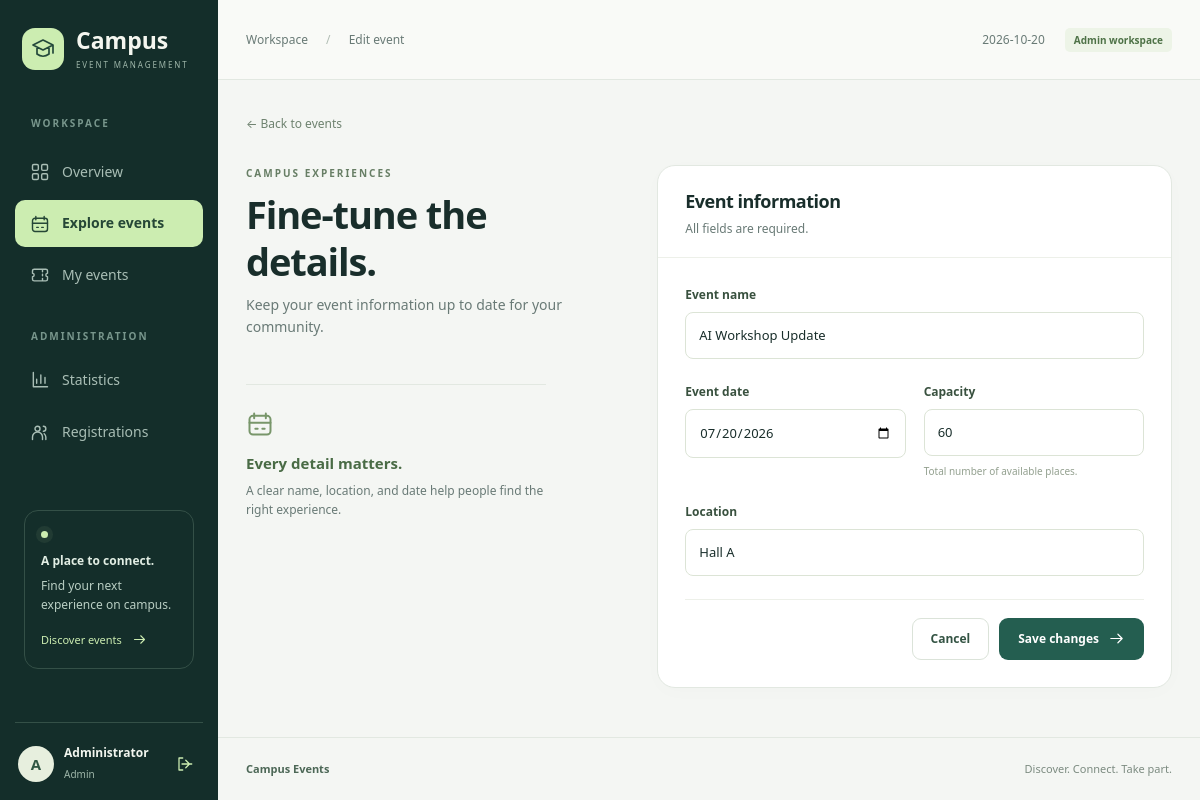
The page /edit-event/1 (signed in) on the database its author committed.
### tables this page shows
CREATE TABLE Events (
    event_id INTEGER PRIMARY KEY AUTOINCREMENT,
    name TEXT NOT NULL,
    date TEXT NOT NULL,
    location TEXT NOT NULL,
    capacity INTEGER NOT NULL
);

### app.py (the view, shortened to what this page needs)
@app.route("/edit-event/<int:event_id>", methods=["GET", "POST"])
@admin_required
def edit_event_page(event_id):
    event = get_event_by_id(event_id)
    if not event:
        return "Event not found", 404
    return render_template(
        "edit_event.html",
        event=event
    )

### app.py (called while the page is built)
@app.context_processor
def ui_context():
    from datetime import date
    return {"today": date.today().isoformat()}

def admin_required(f):
    @wraps(f)
    def decorated_function(*args, **kwargs):
        if session.get("role") != "Admin":
            return render_template("403.html"), 403
        return f(*args, **kwargs)
    return decorated_function

### database.py (called while the page is built)
def get_connection():
    conn = sqlite3.connect(Path(__file__).resolve().parent / "database.db")
    conn.row_factory = sqlite3.Row
    return conn

def get_event_by_id(event_id):
    conn = get_connection()
    conn.row_factory = sqlite3.Row
    cursor = conn.cursor()
    cursor.execute("""
        SELECT *
        FROM Events
        WHERE event_id = ?
    """, (event_id,))
    event = cursor.fetchone()
    conn.close()
    return event

### templates/edit_event.html
{% extends 'base.html' %}{% from '_ui.html' import icon with context %}{% block title %}Edit event{% endblock %}{% block breadcrumb %}Edit event{% endblock %}{% block content %}<a class="back-link" href="{{ url_for('events') }}">← Back to events</a><div class="form-layout"><div class="form-intro"><p class="eyebrow">CAMPUS EXPERIENCES</p><h1>Fine-tune the details.</h1><p>Keep your event information up to date for your community.</p><div class="form-note">{{ icon('calendar',28) }}<h3>Every detail matters.</h3><p>A clear name, location, and date help people find the right experience.</p></div></div><section class="panel"><div class="panel-heading"><h2>Event information</h2><p>All fields are required.</p></div><form method="post" class="panel-body">{% include '_event_form.html' %}<div class="form-actions"><a class="btn btn-outline" href="{{ url_for('events') }}">Cancel</a><button class="btn btn-primary" type="submit">Save changes {{ icon('arrow',17) }}</button></div></form></section></div>{% endblock %}

### templates/_event_form.html
<div class="field"><label for="name">Event name</label><input id="name" name="name" value="{{ event['name'] if event else '' }}" placeholder="e.g. Python Workshop" maxlength="180" required></div><div class="form-grid"><div class="field"><label for="date">Event date</label><input id="date" name="date" type="date" value="{{ event['date'] if event else '' }}" required></div><div class="field"><label for="capacity">Capacity</label><input id="capacity" name="capacity" type="number" min="1" step="1" value="{{ event['capacity'] if event else '' }}" placeholder="50" required><small>Total number of available places.</small></div></div><div class="field"><label for="location">Location</label><input id="location" name="location" value="{{ event['location'] if event else '' }}" placeholder="e.g. Hall A, Campus Building" required></div>

### static/css/style.css (style rules this page uses)
:root { --ink:#192e2b;--muted:#697a76;--green:#245e50;--green-dark:#173d35;--mint:#ccedb1;--bg:#f4f6f3;--line:#e2e8e1;--white:#fff;--sidebar:244px;--radius:18px;--danger:#a73e35;--shadow:0 4px 20px #203e2d04 }
* { box-sizing:border-box }
body { margin:0;background:var(--bg);color:var(--ink);font:15px/1.6 'Segoe UI',-apple-system,BlinkMacSystemFont,Arial,sans-serif }
a { color:inherit;text-decoration:none }
button,input { font:inherit }
button,a,input { -webkit-tap-highlight-color:transparent }
button { cursor:pointer }
h1,h2,h3,p { margin-top:0 }
h1 { font-size:clamp(27px,2.7vw,37px);line-height:1.22;letter-spacing:-1.1px;font-weight:650;margin-bottom:10px }
h2 { font-size:23px;line-height:1.3;letter-spacing:-.5px;margin-bottom:8px;font-weight:650 }
h3 { font-size:18px;line-height:1.4;font-weight:650 }
p { margin-bottom:16px }
.eyebrow { font-size:10px;font-weight:700;letter-spacing:2px;color:#677e65;margin-bottom:10px;display:block }
.btn { display:inline-flex;justify-content:center;align-items:center;gap:9px;padding:11px 18px;line-height:1.35;font-weight:600;font-size:12px;border:1px solid transparent;border-radius:9px;min-height:42px;transition:background .15s,transform .15s;white-space:nowrap }
.btn-primary { background:var(--green);color:#fff }
.btn-outline { background:#fff;border-color:#dbe3d9;color:#335343 }
.panel { border:1px solid var(--line);border-radius:var(--radius);background:#fff;overflow:hidden;box-shadow:var(--shadow);min-width:0 }
.panel-body { padding:27px }
.panel-heading { padding:24px 27px 19px;border-bottom:1px solid #edf0e9 }
.panel-heading h2 { font-size:18px;margin-bottom:5px }
.panel-heading p { font-size:12px;color:var(--muted);margin:0 }
.back-link { color:#6e826f;font-size:12px;display:inline-block;margin-bottom:24px }
.form-layout { display:grid;grid-template-columns: minmax(240px,1fr) minmax(0,1.35fr);gap:60px;max-width:1040px;margin:8px auto }
.form-intro>p:not(.eyebrow) { color:var(--muted);font-size:14px;max-width:340px }
.form-intro h1 { font-size:38px;max-width:350px }
.form-note { margin-top:45px;border-top:1px solid var(--line);padding-top:25px;color:#78966a;max-width:300px }
.form-note h3 { color:#496b45;font-size:15px;margin:15px 0 7px }
.form-note p { color:var(--muted);font-size:12px }
.field { margin-bottom:23px }
.field label { display:block;font-size:12px;font-weight:600;color:#39513f;margin-bottom:8px }
input { width:100%;border:1px solid #dce4d6;border-radius:8px;background:#fff;color:var(--ink);padding:12px 13px;font-size:13px;min-height:44px;transition:border .15s }
input::placeholder { color:#9aa49b }
.field small { display:block;color:#93a08f;font-size:10px;margin-top:7px }
.form-grid { display:grid;grid-template-columns:1fr 1fr;gap:18px }
.form-actions { display:flex;justify-content:flex-end;gap:10px;padding-top:18px;border-top:1px solid #edf0e9 }
@media (max-width:1200px) { :root { --sidebar:218px } }
@media (max-width:1200px) { .form-layout { gap:30px } }

### rows shown on the page
Events: name "AI Workshop Update", date "07/20/2026", capacity "60", location "Hall A"

### other values the page prints
{{ session.get('name','U')[:1]|upper }} "A"
{{ session.get('name') }} "Administrator"
{{ session.get('role') }} "Admin"
